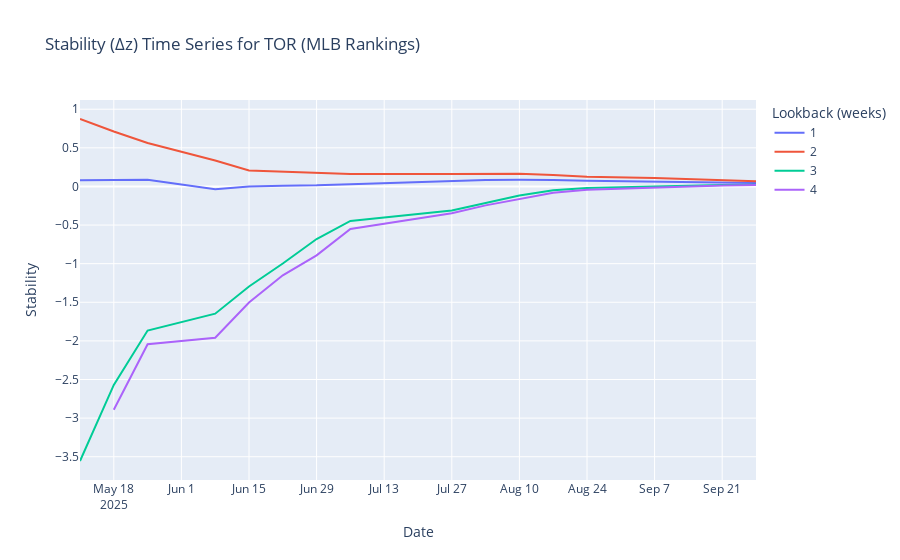
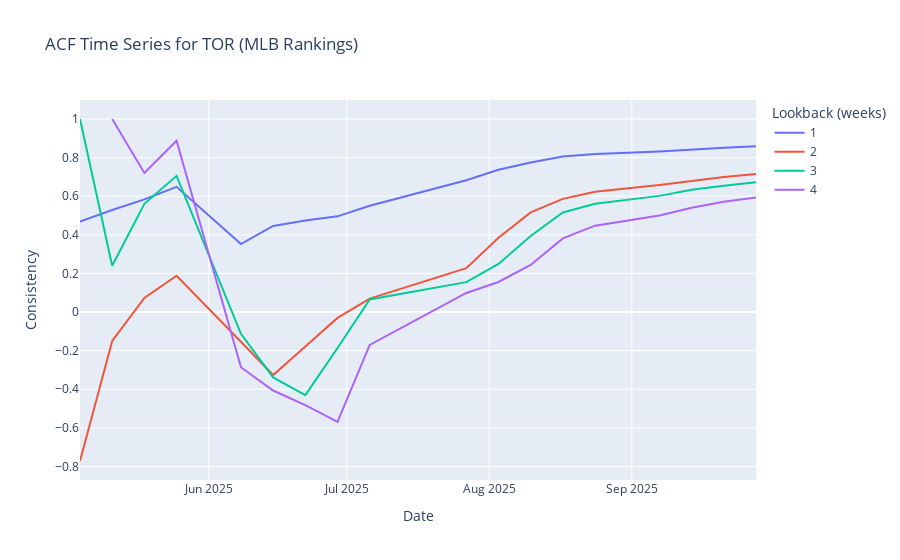

Here is the notebook cell these charts were saved with, in order:
### Code cell
stab_df, acf_df = build_acf_stability_timeseries(
    power=power,
    standings=standings,
    team_names=teams,
    team_codes=tms,
    team_code="TOR",
    source="mlb",
    max_lag=4,
    return_acf=True,
)

fig = px.line(
    stab_df,
    x="date",
    y="value",
    color="lag",
    title="Stability (Δz) Time Series for TOR (MLB Rankings)",
    labels={"value": "Stability", "date": "Date", "lag": "Lookback (weeks)"}
)

fig.show()

fig = px.line(
    acf_df,
    x="date",
    y="value",
    color="lag",
    title="ACF Time Series for TOR (MLB Rankings)",
    labels={"value": "Consistency", "date": "Date", "lag": "Lookback (weeks)"}
)

fig.show()
